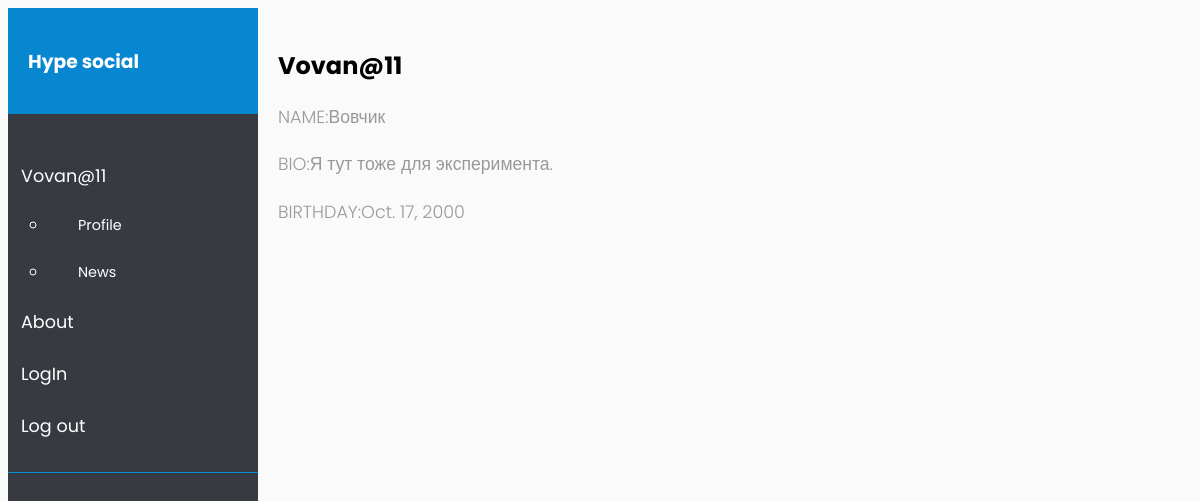
Page /profile/ (signed in) on the committed database.
### user/models.py (models this page shows, shortened)
class Profile(models.Model):
    class Meta:
        db_table = "профиль"
    login = models.OneToOneField(User, on_delete=models.CASCADE, verbose_name='user_login', unique=True, default=None)
    name = models.CharField(max_length=111, default='')
    date_birth = models.DateField(max_length=9)
    email = models.EmailField(max_length=100, unique=True, null=True, blank=True)
    bio = models.TextField(max_length=140)
    ava = models.ImageField(upload_to='avatar/', blank=True, null=True)

### user/views.py (the view)
# urls.py: path('profile/', views.ShowProfile.as_view()),
class ShowProfile(APIView):
        permission_classes = [IsAuthenticated]
        queryset = Profile.objects.all()
        renderer_classes = [TemplateHTMLRenderer]
        serializer_class = ProfileSerializer
        template_name = 'user/profile.html'
        def get(self, request):
            queryset = Profile.objects.all().filter(login=request.user)
            return Response({'profiles': queryset})

### user/templates/user/profile.html (shortened to what this page needs)
{% extends "user/posts.html" %}
{% load rest_framework %}
{% load static %}
{% block content%}
{% if user.is_authenticated %}
       {% for profile in profiles %}
      <H2>{{profile.login}}</H2>
      <p>NAME:{{profile.name}}</p>
      <p>BIO:{{profile.bio}}</p>
      <p>BIRTHDAY:{{profile.date_birth}}</p>
        {% endfor %}
   {% endif %}
{% endblock %}

### user/templates/user/posts.html (shortened to what this page needs)
{% load rest_framework %}
{% load static %}
<html lang="en">
 <html lang="en"><head>
 <link rel="stylesheet" href="{% static 'css/main.css'%}" >
 </head>
<body>
<div class="wrapper">
        <nav id="sidebar">
            <div class="sidebar-header">
                <h3>Hype social</h3>
            </div>
            <ul class="list-unstyled components">
                <li class="active">
                    {% if user.is_authenticated %}
                    <a href="#homeSubmenu" data-toggle="collapse" aria-expanded="false" class="dropdown-toggle">{{ user.get_username }}</a>
                    <ul class="collapse list-unstyled" id="homeSubmenu">
                        <li>
                            <a href="/profile/">Profile</a>
                        </li>
                        <li>
                            <a href="/">News</a>
                        </li>
                    </ul>
                </li>
                <li>
                    <a href="#">About</a>
                </li>
                <li>
                    <a href="/accounts/login">LogIn</a>
                </li>
                <li><a href="{% url 'logout' %}">Log out</a></li>
            </ul>
            {% else %}
             <a href="#homeSubmenu" data-toggle="collapse" aria-expanded="false" class="dropdown-toggle">{{ user.get_username }}</a>
                    <ul class="collapse list-unstyled" id="homeSubmenu">
                <li>
                    <a href="/accounts/login">LogIn</a>
                </li>
              {% endif %}
        </nav>
        <div id="content">
         {% block content %}{% endblock %}
</body></html>

### user/static/css/main.css (style rules this page uses)
body { font-family: 'Poppins', sans-serif; background: #fafafa; }
p { font-family: 'Poppins', sans-serif; font-size: 1.1em; font-weight: 300; line-height: 1.7em; color: #999; }
a, a:hover, a:focus { color: inherit; text-decoration: none; transition: all 0.3s; }
.wrapper { display: flex; width: 100%; align-items: stretch; }
#sidebar { min-width: 250px; max-width: 250px; background: #383a42; color: #fff; transition: all 0.3s; }
#sidebar .sidebar-header { padding: 20px; background: #0887d1; }
#sidebar ul.components { padding: 20px 0; border-bottom: 1px solid #0991d6; }
#sidebar ul li a { padding: 13px; font-size: 1.1em; display: block; }
#sidebar ul li.active>a, a[aria-expanded="true"] { color: #fff; background: #383a42; }
a[data-toggle="collapse"] { position: relative; }
.dropdown-toggle::after { display: block; position: absolute; top: 50%; right: 20px; transform: translateY(-50%); }
ul ul a { font-size: 0.9em !important; padding-left: 30px !important; background: #383a42; }
#content { width: 100%; padding: 20px; min-height: 100vh; transition: all 0.3s; }

### rows in the picture
Profile: login "Vovan@11", name "Вовчик", bio "Я тут тоже для эксперимента.", date_birth "Oct. 17, 2000"

### other values in the picture
{{ user.get_username }} "Vovan@11"
